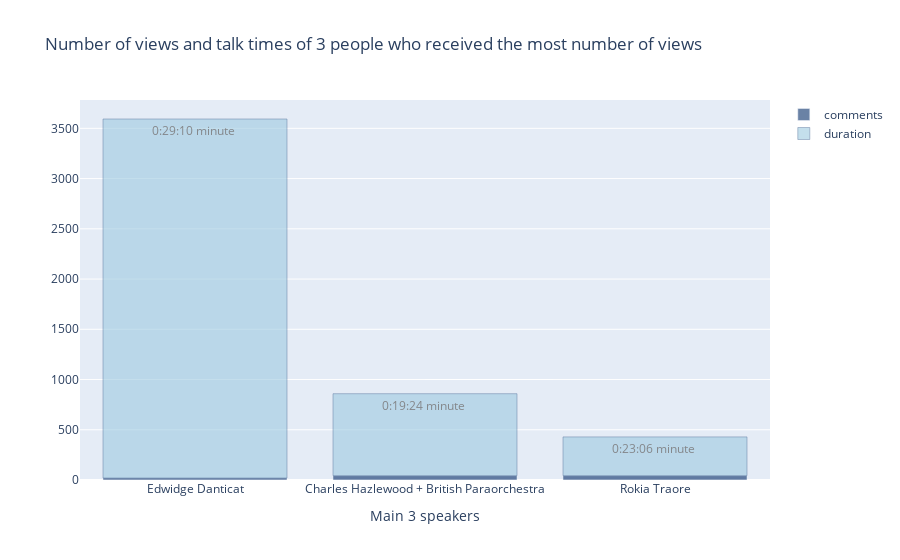

Notebook code for this chart:
### Markdown cell above
# The number of views and talk times of 3 people who recieved the most number of views.

### Code cell
data_comments = data_sorted.iloc[:3,:]
trace1 = {
    'x': data_comments.main_speaker,
    'y': data_comments.comments,
    'name': 'comments',
    'type': 'bar',
    'marker': dict(
        color = 'rgb(8,48,107)'
    ),
    'opacity':0.6,
};

trace2 = {
    'x': data_comments.main_speaker,
    'y': data_comments.duration,
    'name': 'duration',
    'type': 'bar',
    'text': data_duration,
    'marker': dict(
        color = 'rgb(158,202,225)',
        line = dict(color = 'rgb(8, 48, 107)')
    ),
    'opacity':0.6,
};

data5 = [trace1, trace2];
layout = {
    'xaxis': {'title':'Main 3 speakers'},
    'barmode': 'relative',
    'title': 'Number of views and talk times of 3 people who received the most number of views'
}

fig = go.Figure(data = data5, layout = layout)
iplot(fig)

### Figure 1 — Plotly figure (JSON) as saved in the notebook; plotly's stock layout.template omitted (floating-point values rounded to 4 significant figures)
{"data": [{"marker": {"color": "rgb(8,48,107)"}, "name": "comments", "opacity": 0.6, "type": "bar", "x": ["Edwidge Danticat", "Charles Hazlewood + British Paraorchestra", "Rokia Traore"], "y": [20, 43, 43]}, {"marker": {"color": "rgb(158,202,225)", "line": {"color": "rgb(8, 48, 107)"}}, "name": "duration", "opacity": 0.6, "text": ["0:29:10 minute ", "0:19:24 minute ", "0:23:06 minute ", "0:18:19 minute ", "0:18:37 minute ", "0:09:26 minute "], "type": "bar", "x": ["Edwidge Danticat", "Charles Hazlewood + British Paraorchestra", "Rokia Traore"], "y": [3573, 816, 386]}], "layout": {"barmode": "relative", "title": {"text": "Number of views and talk times of 3 people who received the most number of views"}, "xaxis": {"title": {"text": "Main 3 speakers"}}}}
